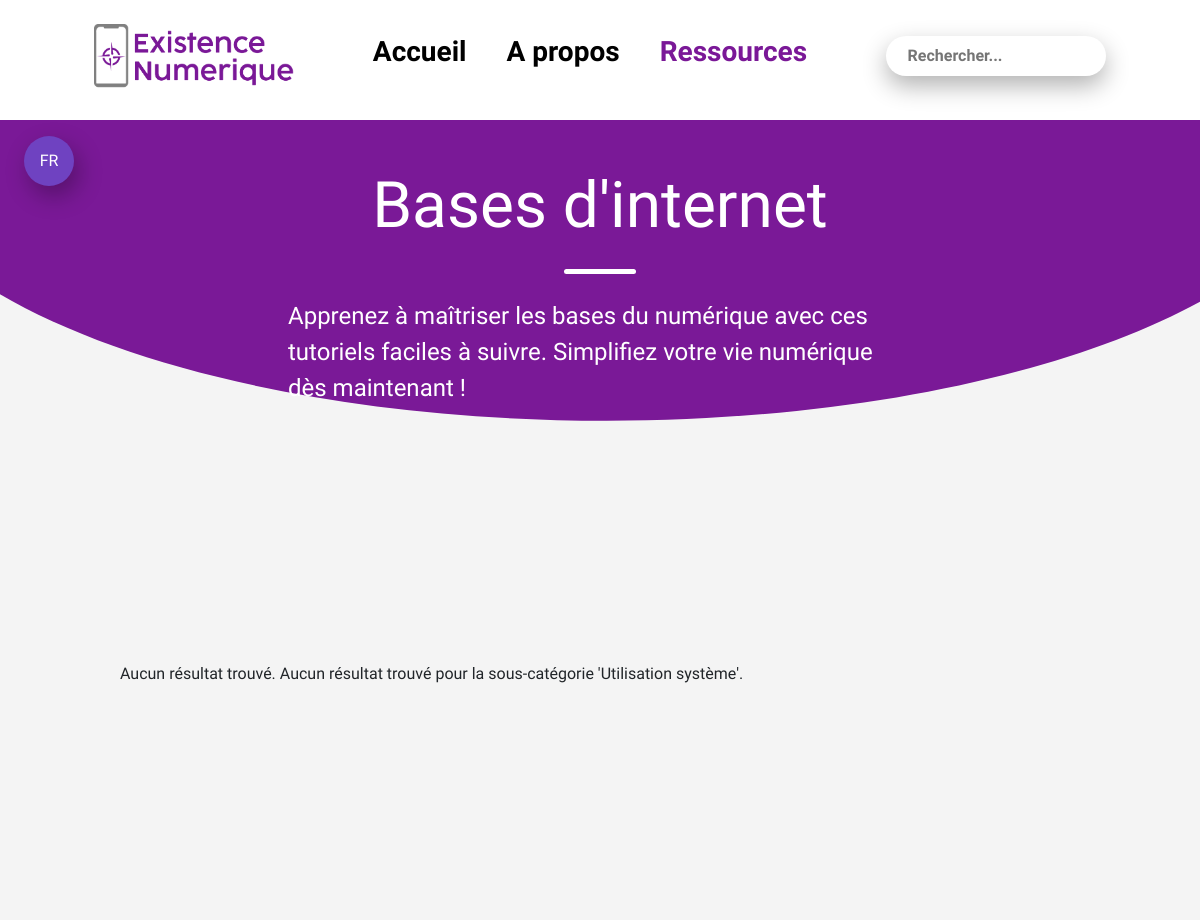
/categorie-internet.php (upper part), run on an earlier commit of the app's database.
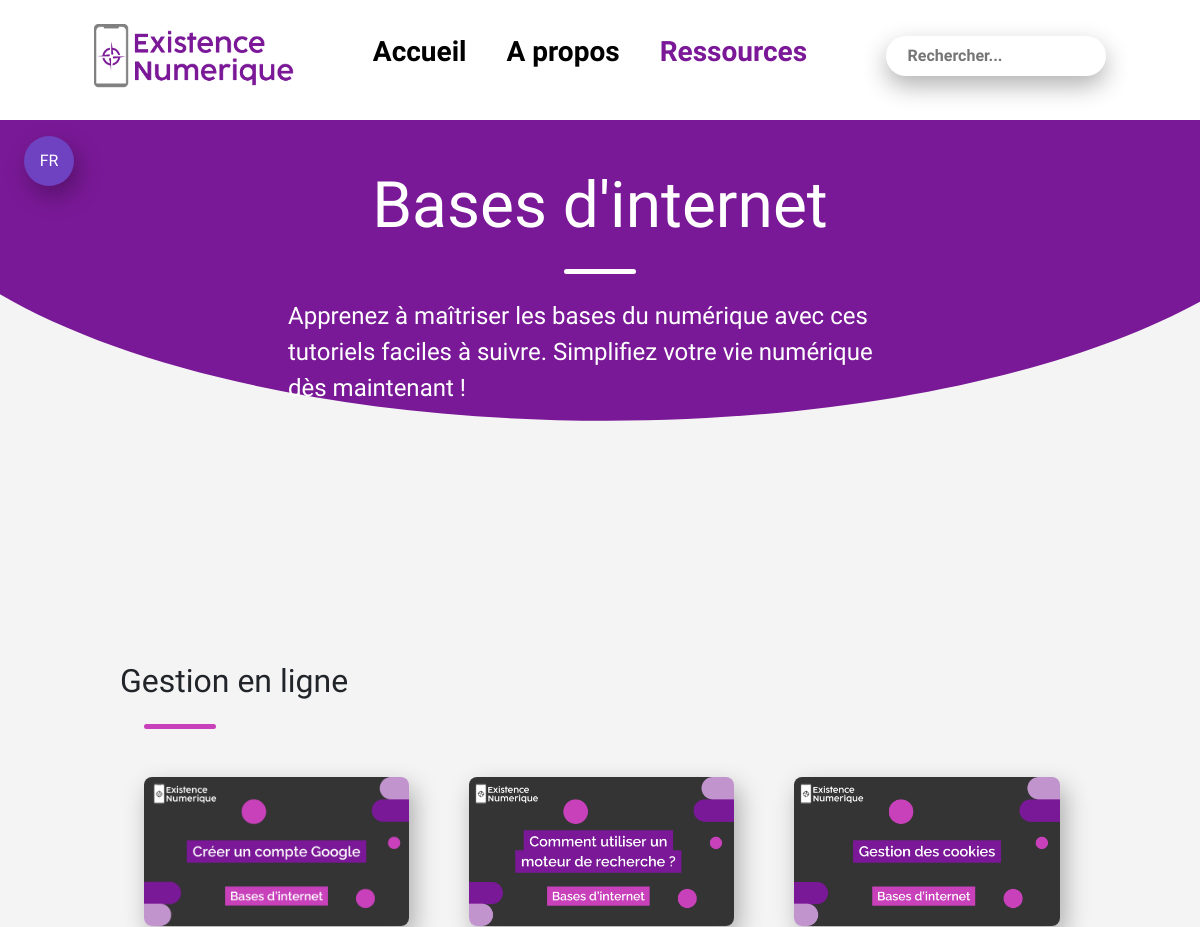
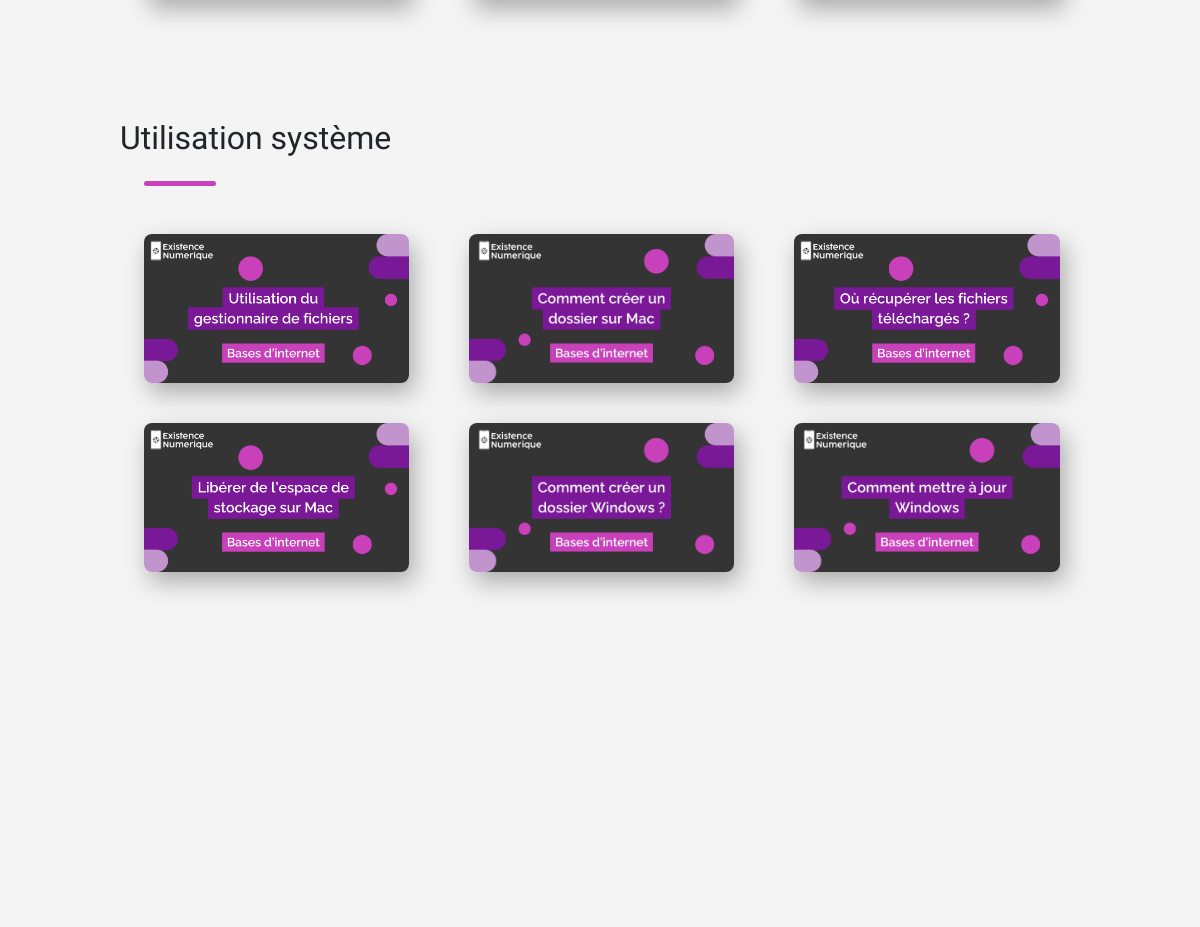
And on a later commit of the database (2 pictures, top to bottom).
### tables this page shows
CREATE TABLE `ressource` (
  `Id_ressource` int(11) NOT NULL,
  `Titre` varchar(100) NOT NULL,
  `Categorie` varchar(50) NOT NULL,
  `Sous_Categorie` varchar(255) NOT NULL,
  `Mot_cle` varchar(1500) NOT NULL,
  `Image` varchar(100) NOT NULL
);

### categorie-internet.php (the view, shortened to what this page needs)
<!DOCTYPE html>
<html lang="en">
<head>
    <link href="./assets/css/bootstrap.min.css" rel="stylesheet">
    <link rel="stylesheet" href="./assets/css/general.css">
    <link rel="stylesheet" href="./assets/css/categorie.css">
</head>
<body>
    <header id="desktop-header" class="desktop d-flex justify-content-evenly align-items-center bg-white fixed-top exclude-accessibility">
        <div class="logo d-flex justify-content-center align-items-center">
            <a href="index.php">
                <img id="logo_prin" class="img-fluid" src="./assets/images/logo/Logo_principal.png" alt="Logo principal du site existence numérique">
            </a>
        </div>
        <nav class="navbar navbar-expand-lg">
            <ul class="d-flex justify-content-center align-items-center">
                <li><a class="fs-3 menu__link fw-semibold" href="index.php" data-i18n="home">Accueil</a></li>
                <li><a class="fs-3 menu__link fw-semibold" href="about.html" data-i18n="about">A propos</a></li>
                <li><a class="active fs-3 menu__link fw-semibold" href="ressource.html" data-i18n="resources">Ressources</a></li>
            </ul>
        </nav>
        <form class="search exclude-accessibility" action="cible2.php" method="post">
            <input id="search-input" class="exclude-accessibility" name="mot" type="text" placeholder="Rechercher..." autocomplete="off" data-i18n="search_placeholder">
        </form>
    </header>
    <div class="language-selector exclude-accessibility">
        <button class="dropbtn exclude-accessibility" id="selected-lang">FR</button>
    </div>
    <section class="intro">
        <div class="arc-cercle">
            <svg data-name="Layer 1" xmlns="http://www.w3.org/2000/svg" viewBox="0 0 1200 120" preserveAspectRatio="none">
                <path d="M0,0V7.23C0,65.52,268.63,112.77,600,112.77S1200,65.52,1200,7.23V0Z" class="shape-fill exclude-accessibility BonW"></path>
            </svg>
        </div>
        <div class="intro-container d-flex flex-column align-items-center">
            <h1 class="exclude-accessibility text">Bases d'internet</h1>
            <div class="trait exclude-accessibility"></div>
            <p class="exclude-accessibility text">Apprenez à maîtriser les bases du numérique avec ces tutoriels faciles à suivre. Simplifiez votre vie numérique dès maintenant !</p>
        </div>
    </section>
    <section class="tutoriels">
        <?php
        include 'connect_bdd.php';
        $sql = "SELECT * FROM ressource WHERE Categorie = 'Bases d\\'internet' AND Sous_Categorie = 'Gestion en ligne' AND Image != ''";
        $result = $db->query($sql);
        if ($result->rowCount() > 0) {
            echo "<div class='rdv'>";
            echo "<h2>Gestion en ligne</h2>";
            echo "<div class='trait-violet exclude-accessibility'></div>";
            echo "<div class='videos'>";
            while($row = $result->fetch(PDO::FETCH_ASSOC)) {
                echo "<div class='tuto image_wrapper'>";
                echo "<a href='ressource_type.php?Id_ressource=" . $row["Id_ressource"] . "'>";
                echo "<img src='" . $row["Image"] . "' alt='" . $row["Titre"] . "'>";
                echo "</a>";
                echo "</div>";
            }
            echo "</div>";
            echo "</div>";
        } else {
            echo "Aucun résultat trouvé.";
        }
        ?>
        <?php
        $sql_utilisation_systeme = "SELECT * FROM ressource WHERE Categorie = 'Bases d\\'internet' AND Sous_Categorie = 'Utilisation système' AND Image !=' '";
        $result_utilisation_systeme = $db->query($sql_utilisation_systeme);
        if ($result_utilisation_systeme->rowCount() > 0) {
            echo "<div class='rdv'>";
            echo "<h2>Utilisation système</h2>";
            echo "<div class='trait-violet exclude-accessibility'></div>";
            echo "<div class='videos'>";
            while ($row_utilisation_systeme = $result_utilisation_systeme->fetch(PDO::FETCH_ASSOC)) {
                echo "<div class='tuto image_wrapper'>";
                echo "<a href='ressource_type.php?Id_ressource=" . $row_utilisation_systeme["Id_ressource"] . "'>";
                echo "<img src='" . $row_utilisation_systeme["Image"] . "' alt='" . $row_utilisation_systeme["Titre"] . "'>";
                echo "</a>";
                echo "</div>";
            }
            echo "</div>";
            echo "</div>";
        } else {
            echo "Aucun résultat trouvé pour la sous-catégorie 'Utilisation système'.";
        }
        ?>
    </section>
    <div class="quiz">
    </div>
    </body>
    </html>

### assets/css/general.css (style rules this page uses)
:root { --gris-clair : #F4F4F4; --violet: #7A1897; --blanc: #fff; --noir: black; --secondaire: #002Fa7; --sante: #1F936F; --securite: #FFA552; --administratif: #5271FF; --communication: #FF5276; --internet: #C841BB; --education: #FFD84C; }
body { font-family: "Raleway", sans-serif; font-optical-sizing: auto; font-style: normal; overflow-x: hidden; }
a { text-decoration: none; color: black; }
li { list-style: none; }
.btn, button { width: 15vw; height: 6vh; border-radius: 64px; transition: 0.5s ease; box-shadow: 5px 10px 25px rgba(0, 0, 0, 0.3); }
ol, ul { padding: 0; }
header { min-height: 15vh; z-index: 9999; }
.logo { width: 200px; height: 100px; }
#logo_prin { display: block; }
header nav ul li { margin: 0 100px; }
header nav ul li a.active { color: var(--violet); }
.language-selector { position: fixed; top: 17vh; left: 2vw; display: inline-block; z-index: 99999; }
.dropbtn { background-color: #6f42c1; color: white; padding: 10px; font-size: 16px; border: none; cursor: pointer; height: 50px; width: 50px; border-radius: 100%; }
.menu__link { font-size: 20px; line-height: 2; position: relative; }
.menu__link::before { content: ''; width: 0; height: 2px; border-radius: 2px; background-color: var(--violet); position: absolute; bottom: -.25rem; left: 0; transition: width .4s; }
.search { height: 40px; display: flex; cursor: pointer; padding: 10px 20px; background-color: var(--blanc); border-radius: 30px; align-items: center; box-shadow: 0 10px 25px rgba(0, 0, 0, 0.3); max-width: 450px; margin-bottom: 1vh; }
.search input { width: 180px; outline: none; border: none; font-weight: 500; background-color: transparent; font-weight: bold; }
@media screen and (max-width: 1400px) { header nav ul li { margin: 0 50px; } }
@media screen and (max-width: 1200px) { header { padding: 0 3vw; } }
@media screen and (max-width: 1200px) { header nav { display: block; } }
@media screen and (max-width: 1200px) { header nav ul li { margin: 0 20px; } }

### assets/css/categorie.css (style rules this page uses)
body { font-family: "Raleway", sans-serif; font-optical-sizing: auto; font-style: normal; overflow-x: hidden; background-color: var(--gris-clair); max-width: 100%; }
.intro { max-width: 100vw; padding: 18vh 20vh; }
.intro-container { max-width: 1320px; margin: auto; }
.arc-cercle { position: absolute; top: 15vh; left: -10%; overflow: hidden; line-height: 0; z-index: -1; }
.arc-cercle svg { position: relative; display: block; width: calc(110% + 1.3px); height: 50vh; }
h1 { display: flex; font-size: 64px; margin: 4vh 0; color: white; }
.trait { width: 6vw; height: 0.6vh; background-color: white; border-radius: 16px; margin-bottom: 3vh; }
.intro p { color: white; font-size: 24px; width: 65%; }
.tutoriels { padding: 15vh 20vh 0 20vh; padding-bottom: 0; }
.tutoriels h2, .quiz h2 { margin-bottom: 3vh; }
.rdv { margin-bottom: 10vh; }
.trait-vert, .trait-orange, .trait-jaune, .trait-bleu, .trait-violet, .trait-rose { width: 6vw; height: 0.6vh; border-radius: 16px; margin-bottom: 6vh; margin-left: 3vh; }
.trait-violet { background-color: var(--internet); }
.videos { display: flex; flex-wrap: wrap; justify-content: flex-start; margin-left: 2vw; width: 85vw; }
.tuto { width: calc(26% - 0vw); margin-bottom: 5vh; margin-right: 5vw; box-sizing: border-box; position: relative; }
.tuto img { width: 100%; height: auto; border-radius: 8px; transition: transform 0.3s ease-in-out; box-shadow: 5px 10px 25px rgba(0, 0, 0, 0.3); }
.quiz { padding: 0 20vh 15vh 20vh; padding-bottom: 0; }
.quiz { margin-bottom: 20vh; }
@media screen and (max-width: 1400px) { .intro, .tutoriels, .quiz { padding: 10vw; } }
@media screen and (max-width: 1400px) { h1 { margin: 6vh 0 4vh 0; } }
@media screen and (max-width: 1400px) { .trait { margin-bottom: 5vh; } }
@media screen and (max-width: 1200px) { .arc-cercle svg { height: 40vh; } }
@media screen and (max-width: 1200px) { h1 { margin: 6vh 0 3vh 0; } }
@media screen and (max-width: 1200px) { .trait { margin-bottom: 3vh; } }

What changed in the data, as far as the page shows it:
added ressource: Image (picture), shown under "Gestion en ligne"
added ressource: Image (picture), shown under "Gestion en ligne"
added ressource: Image (picture), shown under "Gestion en ligne"
added ressource: Image (picture), shown under "Utilisation système"
added ressource: Image (picture), shown under "Utilisation système"
added ressource: Image (picture), shown under "Utilisation système"
added ressource: Image (picture), shown under "Utilisation système"
added ressource: Image (picture), shown under "Utilisation système"
added ressource: Image (picture), shown under "Utilisation système"
Also different on the page:
text no longer shown: "Aucun résultat trouvé. Aucun résultat trouvé pour la sous-catégorie 'Utilisation système'."
text now shown: "Gestion en ligne Utilisation système"
